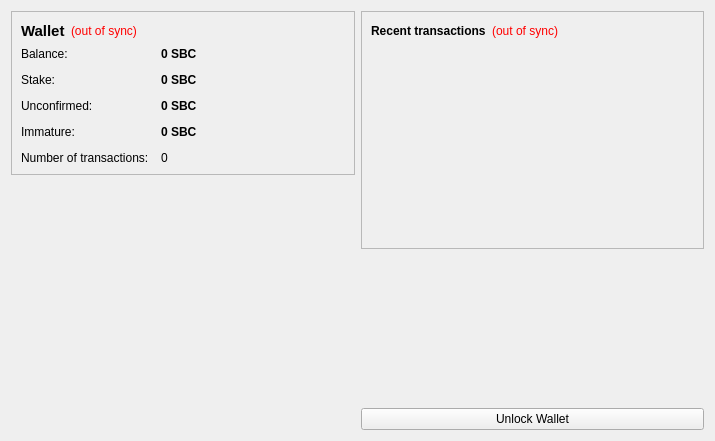
<?xml version="1.0" encoding="UTF-8"?>
<ui version="4.0">
 <class>OverviewPage</class>
 <widget class="QWidget" name="OverviewPage">
  <property name="geometry">
   <rect>
    <x>0</x>
    <y>0</y>
    <width>715</width>
    <height>441</height>
   </rect>
  </property>
  <property name="windowTitle">
   <string>Form</string>
  </property>
  <layout class="QHBoxLayout" name="horizontalLayout" stretch="1,1">
   <item>
    <layout class="QVBoxLayout" name="verticalLayout_2">
     <item>
      <widget class="QFrame" name="frame">
       <property name="frameShape">
        <enum>QFrame::StyledPanel</enum>
       </property>
       <property name="frameShadow">
        <enum>QFrame::Raised</enum>
       </property>
       <layout class="QVBoxLayout" name="verticalLayout_4">
        <item>
         <layout class="QHBoxLayout" name="horizontalLayout_4">
          <item>
           <widget class="QLabel" name="label_5">
            <property name="font">
             <font>
              <pointsize>11</pointsize>
              <weight>75</weight>
              <bold>true</bold>
             </font>
            </property>
            <property name="text">
             <string>Wallet</string>
            </property>
           </widget>
          </item>
          <item>
           <widget class="QLabel" name="labelWalletStatus">
            <property name="toolTip">
             <string>The displayed information may be out of date. Your wallet automatically synchronizes with the superappcoin network after a connection is established, but this process has not completed yet.</string>
            </property>
            <property name="styleSheet">
             <string notr="true">QLabel { color: red; }</string>
            </property>
            <property name="text">
             <string notr="true">(out of sync)</string>
            </property>
            <property name="alignment">
             <set>Qt::AlignLeading|Qt::AlignLeft|Qt::AlignVCenter</set>
            </property>
           </widget>
          </item>
          <item>
           <spacer name="horizontalSpacer_2">
            <property name="orientation">
             <enum>Qt::Horizontal</enum>
            </property>
            <property name="sizeHint" stdset="0">
             <size>
              <width>40</width>
              <height>20</height>
             </size>
            </property>
           </spacer>
          </item>
         </layout>
        </item>
        <item>
         <layout class="QFormLayout" name="formLayout_2">
          <property name="fieldGrowthPolicy">
           <enum>QFormLayout::AllNonFixedFieldsGrow</enum>
          </property>
          <property name="horizontalSpacing">
           <number>12</number>
          </property>
          <property name="verticalSpacing">
           <number>12</number>
          </property>
          <item row="0" column="0">
           <widget class="QLabel" name="label">
            <property name="text">
             <string>Balance:</string>
            </property>
           </widget>
          </item>
          <item row="0" column="1">
           <widget class="QLabel" name="labelBalance">
            <property name="font">
             <font>
              <weight>75</weight>
              <bold>true</bold>
             </font>
            </property>
            <property name="cursor">
             <cursorShape>IBeamCursor</cursorShape>
            </property>
            <property name="toolTip">
             <string>Your current balance</string>
            </property>
            <property name="text">
             <string notr="true">0 SBC</string>
            </property>
            <property name="textInteractionFlags">
             <set>Qt::LinksAccessibleByMouse|Qt::TextSelectableByKeyboard|Qt::TextSelectableByMouse</set>
            </property>
           </widget>
          </item>
          <item row="1" column="0">
           <widget class="QLabel" name="label_6">
            <property name="text">
             <string>Stake:</string>
            </property>
           </widget>
          </item>
          <item row="1" column="1">
           <widget class="QLabel" name="labelStake">
            <property name="font">
             <font>
              <weight>75</weight>
              <bold>true</bold>
             </font>
            </property>
            <property name="cursor">
             <cursorShape>IBeamCursor</cursorShape>
            </property>
            <property name="toolTip">
             <string>Total of coins that was staked, and do not yet count toward the current balance</string>
            </property>
            <property name="text">
             <string notr="true">0 SBC</string>
            </property>
            <property name="textInteractionFlags">
             <set>Qt::LinksAccessibleByMouse|Qt::TextSelectableByKeyboard|Qt::TextSelectableByMouse</set>
            </property>
           </widget>
          </item>
          <item row="2" column="0">
           <widget class="QLabel" name="label_3">
            <property name="text">
             <string>Unconfirmed:</string>
            </property>
           </widget>
          </item>
          <item row="2" column="1">
           <widget class="QLabel" name="labelUnconfirmed">
            <property name="font">
             <font>
              <weight>75</weight>
              <bold>true</bold>
             </font>
            </property>
            <property name="cursor">
             <cursorShape>IBeamCursor</cursorShape>
            </property>
            <property name="toolTip">
             <string>Total of transactions that have yet to be confirmed, and do not yet count toward the current balance</string>
            </property>
            <property name="text">
             <string notr="true">0 SBC</string>
            </property>
            <property name="textInteractionFlags">
             <set>Qt::LinksAccessibleByMouse|Qt::TextSelectableByKeyboard|Qt::TextSelectableByMouse</set>
            </property>
           </widget>
          </item>
          <item row="3" column="0">
           <widget class="QLabel" name="labelImmatureText">
            <property name="text">
             <string>Immature:</string>
            </property>
           </widget>
          </item>
          <item row="3" column="1">
           <widget class="QLabel" name="labelImmature">
            <property name="font">
             <font>
              <weight>75</weight>
              <bold>true</bold>
             </font>
            </property>
            <property name="toolTip">
             <string>Mined balance that has not yet matured</string>
            </property>
            <property name="text">
             <string notr="true">0 SBC</string>
            </property>
            <property name="textInteractionFlags">
             <set>Qt::LinksAccessibleByMouse|Qt::TextSelectableByKeyboard|Qt::TextSelectableByMouse</set>
            </property>
           </widget>
          </item>
          <item row="4" column="0">
           <widget class="QLabel" name="label_2">
            <property name="text">
             <string>Number of transactions:</string>
            </property>
           </widget>
          </item>
          <item row="4" column="1">
           <widget class="QLabel" name="labelNumTransactions">
            <property name="toolTip">
             <string>Total number of transactions in wallet</string>
            </property>
            <property name="text">
             <string notr="true">0</string>
            </property>
           </widget>
          </item>
         </layout>
        </item>
       </layout>
      </widget>
     </item>
     <item>
      <spacer name="verticalSpacer">
       <property name="orientation">
        <enum>Qt::Vertical</enum>
       </property>
       <property name="sizeHint" stdset="0">
        <size>
         <width>20</width>
         <height>40</height>
        </size>
       </property>
      </spacer>
     </item>
     <item>
      <widget class="QLabel" name="label_6">
       <property name="text">
        <string/>
       </property>
       <property name="pixmap">
        <pixmap resource="../bitcoin.qrc">:/images/backg</pixmap>
       </property>
       <property name="scaledContents">
        <bool>false</bool>
       </property>
       <property name="alignment">
        <set>Qt::AlignCenter</set>
       </property>
       <property name="margin">
        <number>-2</number>
       </property>
      </widget>
     </item>
    </layout>
   </item>
   <item>
    <layout class="QVBoxLayout" name="verticalLayout_3">
     <item>
      <widget class="QFrame" name="frame_2">
       <property name="frameShape">
        <enum>QFrame::StyledPanel</enum>
       </property>
       <property name="frameShadow">
        <enum>QFrame::Raised</enum>
       </property>
       <layout class="QVBoxLayout" name="verticalLayout">
        <item>
         <layout class="QHBoxLayout" name="horizontalLayout_2">
          <item>
           <widget class="QLabel" name="label_4">
            <property name="text">
             <string>&lt;b&gt;Recent transactions&lt;/b&gt;</string>
            </property>
           </widget>
          </item>
          <item>
           <widget class="QLabel" name="labelTransactionsStatus">
            <property name="toolTip">
             <string>The displayed information may be out of date. Your wallet automatically synchronizes with the superappcoin network after a connection is established, but this process has not completed yet.</string>
            </property>
            <property name="styleSheet">
             <string notr="true">QLabel { color: red; }</string>
            </property>
            <property name="text">
             <string notr="true">(out of sync)</string>
            </property>
            <property name="alignment">
             <set>Qt::AlignRight|Qt::AlignTrailing|Qt::AlignVCenter</set>
            </property>
           </widget>
          </item>
          <item>
           <spacer name="horizontalSpacer">
            <property name="orientation">
             <enum>Qt::Horizontal</enum>
            </property>
            <property name="sizeHint" stdset="0">
             <size>
              <width>40</width>
              <height>20</height>
             </size>
            </property>
           </spacer>
          </item>
         </layout>
        </item>
        <item>
         <widget class="QListView" name="listTransactions">
          <property name="styleSheet">
           <string notr="true">QListView { background: transparent; }</string>
          </property>
          <property name="frameShape">
           <enum>QFrame::NoFrame</enum>
          </property>
          <property name="verticalScrollBarPolicy">
           <enum>Qt::ScrollBarAlwaysOff</enum>
          </property>
          <property name="horizontalScrollBarPolicy">
           <enum>Qt::ScrollBarAlwaysOff</enum>
          </property>
          <property name="selectionMode">
           <enum>QAbstractItemView::NoSelection</enum>
          </property>
         </widget>
        </item>
       </layout>
      </widget>
     </item>
     <item>
      <spacer name="verticalSpacer_2">
       <property name="orientation">
        <enum>Qt::Vertical</enum>
       </property>
       <property name="sizeHint" stdset="0">
        <size>
         <width>20</width>
         <height>40</height>
        </size>
       </property>
      </spacer>
     </item>
     <item>
      <widget class="QPushButton" name="unlockWalletButton">
       <property name="text">
        <string>Unlock Wallet</string>
       </property>
      </widget>
     </item>
    </layout>
   </item>
  </layout>
 </widget>
 <resources>
  <include location="../bitcoin.qrc"/>
 </resources>
 <connections/>
</ui>
